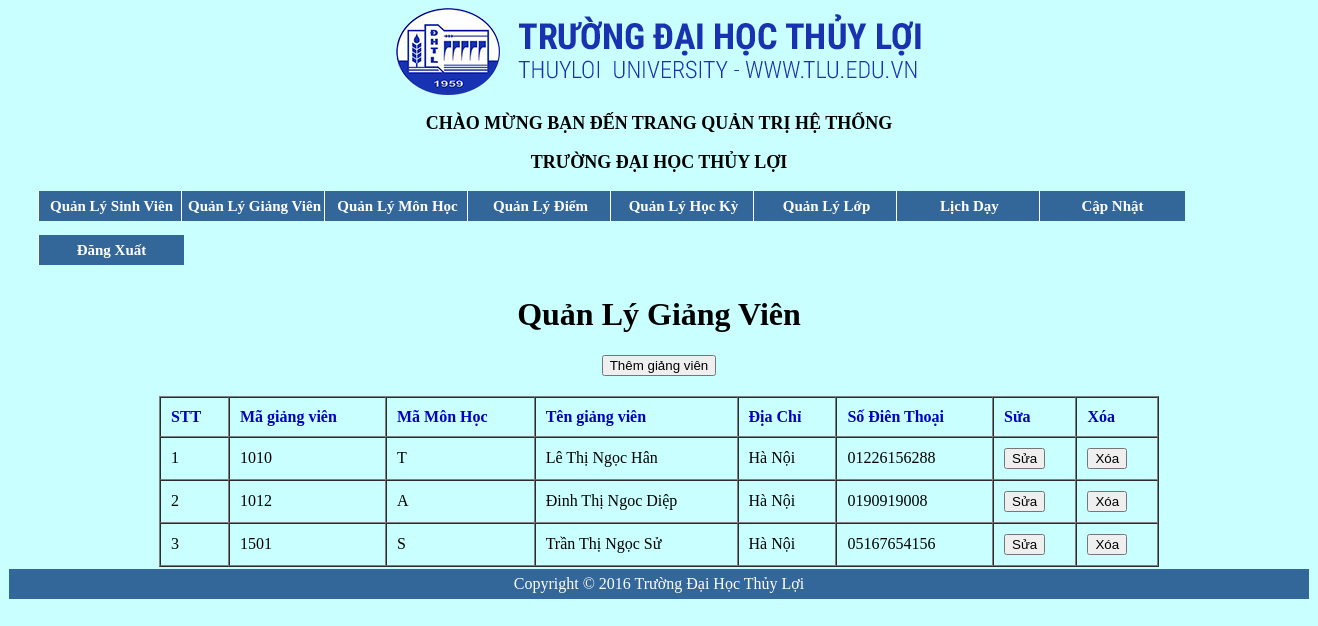
Page /admin/index.php?mod=gv (signed in) on the earlier database version.
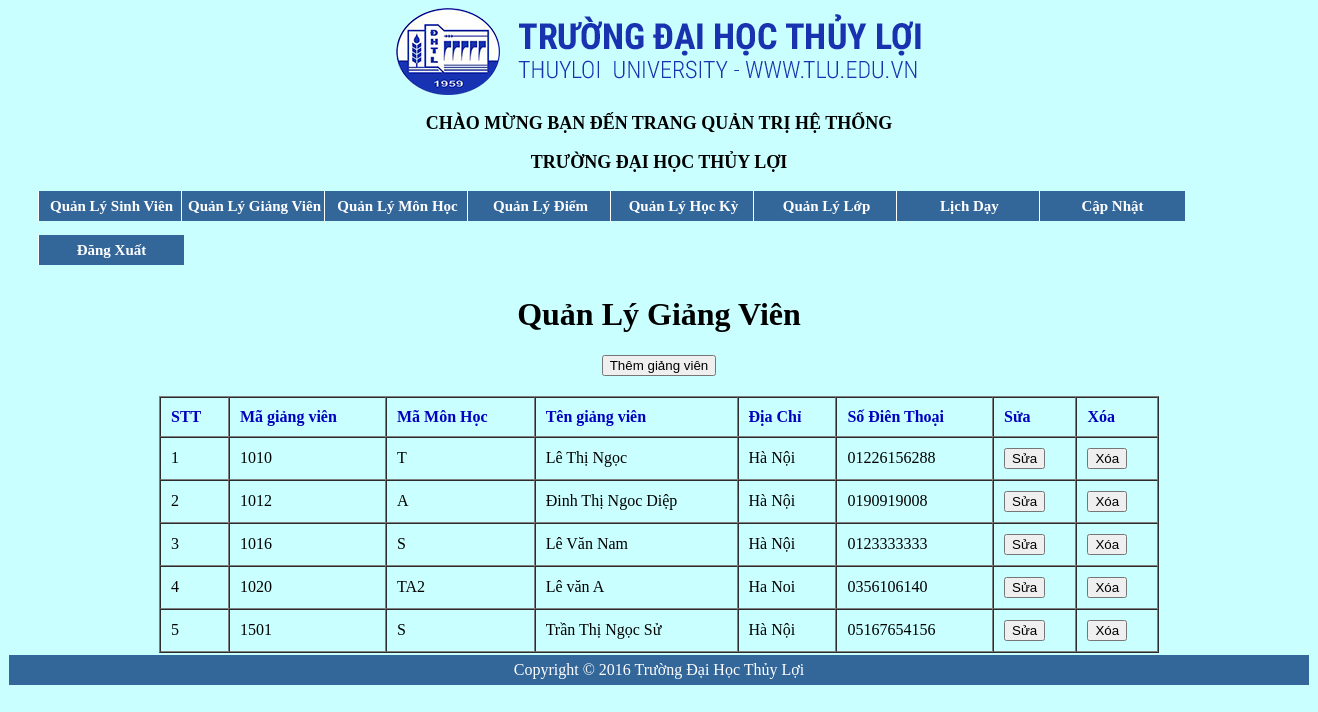
Same page on the later database version.
### tables this page shows
CREATE TABLE `giangvien` (
  `Magv` int(4) NOT NULL,
  `MaMonHoc` varchar(5) NOT NULL,
  `Makhoa` varchar(10) DEFAULT NULL,
  `Tengv` varchar(50) NOT NULL,
  `DiaChi` varchar(50) NOT NULL,
  `SDT` varchar(11) NOT NULL,
  `hocvi` varchar(29) NOT NULL,
  `passwordgv` varchar(50) NOT NULL
);

### classes/giangvien.class.php (called while the page is built, shortened)
<?php
class giangvien extends DB
{
    function allgv()
    {
        $con=$this->connect();
        $sql="select * from giangvien";
        $query=mysqli_query($con,$sql);
        $result=array();
        if($query)
        {
            while($row=mysqli_fetch_assoc($query))
            {
                $result[]=$row;
            }
        }
        return $result;
    }
}

### admin/xem_gv.php (the view, shortened to what this page needs)
<H1 align="center" style="font-family: Tahoma">Quản Lý Giảng Viên</H1>
<h2 align="center"><a href="add_gv.php"><button type='button'>Thêm giảng viên</button> </a></h2>
<table align='center' width='1000' border='1' cellspacing="0" cellpadding="10" >
<tr style="color: #0000bf;font-weight: bold">
<td>STT</td>
<td>Mã giảng viên</td>
<td>Mã Môn Học</td>
<td>Tên giảng viên </td>
<td>Địa Chỉ</td>
<td>Số Điên Thoại</td>
<td>Sửa</td>
<td>Xóa</td>
<t
</tr>
<?php
require '../classes/giangvien.class.php';
$con=new giangvien();
$giangvien=$con->allgv();
$stt=0;
foreach($giangvien as $row) {
	$stt++;
	echo "<tr>";
	echo "<td>$stt</td>";
	echo "<td>$row[Magv]</td>";
	echo "<td>$row[MaMonHoc]</td>";
	echo "<td>$row[Tengv]</td>";
	echo "<td>$row[DiaChi]</td>";
	echo "<td>$row[SDT]</td>";
	echo "<td><a href='sua_gv.php?cma=$row[Magv]'><button type='button'>Sửa</button></a></td>";
	echo "<td><a href='xoa_gv.php?Ma=$row[Magv]' onclick='return XacNhan();'><button type='button'>Xóa</button></a></td>";
	echo "</tr>";
}
?>

Differences in the rows shown:
changed giangvien id 1010: Tengv "Lê Thị Ngọc Hân" → "Lê Thị Ngọc"
added giangvien: Magv "1016", MaMonHoc "S", Tengv "Lê Văn Nam", DiaChi "Hà Nội", SDT "0123333333"
added giangvien: Magv "1020", MaMonHoc "TA2", Tengv "Lê văn A", DiaChi "Ha Noi", SDT "0356106140"
